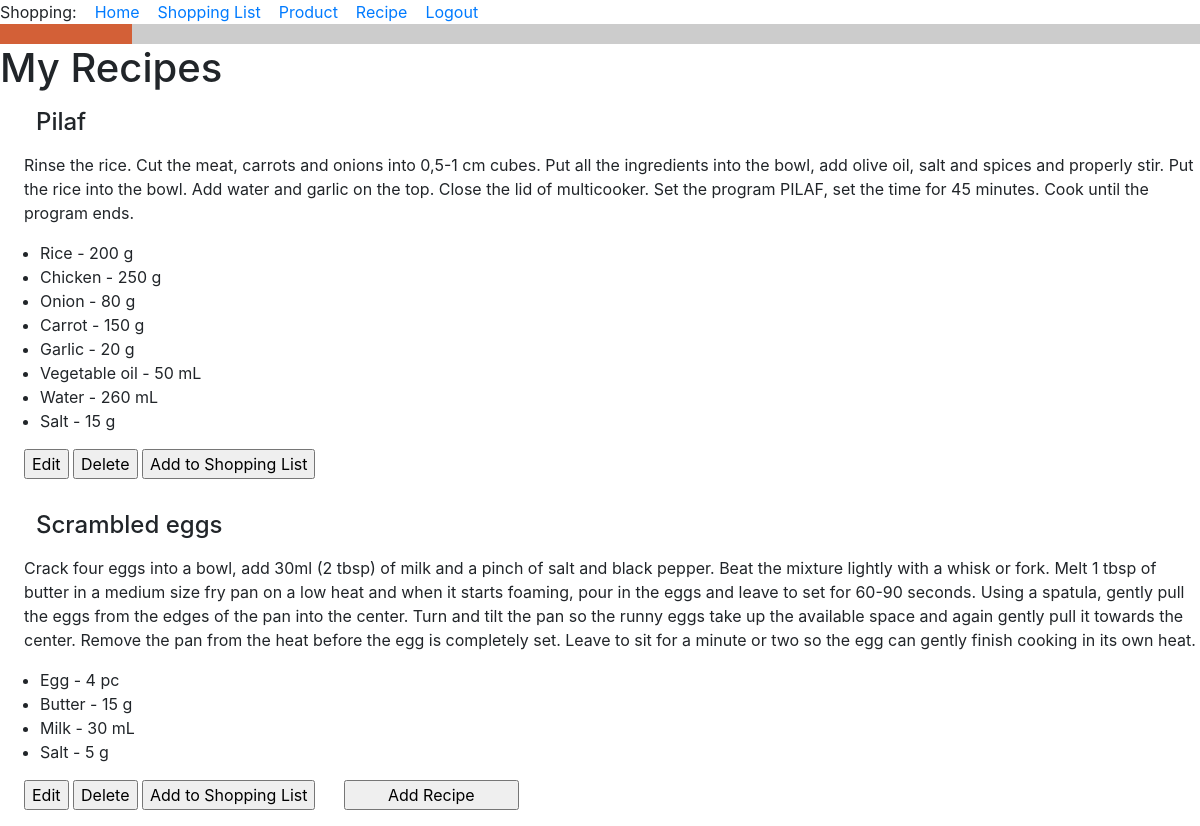
The app's page /my_recipes (signed in) with its own data.
### food_app/models.py (models this page shows, shortened)
class Recipe(db.Model):
    id = db.Column(db.Integer, primary_key=True)
    title = db.Column(db.String(256), index=True, unique=True, nullable=False)
    owner = db.Column(db.ForeignKey('user.id'))
    ingredients = db.relationship('Ingredient', backref='recipe', lazy='dynamic')
    description = db.Column(db.Text)
    def __str__(self):
        return f'{self.title}'.capitalize()

class Ingredient(db.Model):
    id = db.Column(db.Integer, primary_key=True)
    recipe_id = db.Column(db.ForeignKey('recipe.id'))
    product_id = db.Column(db.ForeignKey('product.id'))
    product = db.relationship('Product')
    quantity = db.Column(db.Integer)
    unit_of_measure = db.Column(db.String(120))
    def __str__(self):
        return f'{self.product} - {self.quantity} {self.unit_of_measure}'

class Product(db.Model):
    id = db.Column(db.Integer, primary_key=True)
    title = db.Column(db.String(256), index=True, unique=True, nullable=False)
    type_of_product = db.Column(db.String(120))
    unit_of_measure = db.Column(db.String(120))
    def __str__(self):
        return f'{self.title}'.capitalize()  # Big first letter only.

### food_app/routes.py (the view)
@app.route('/my_recipes', methods=['GET', 'POST'])
@login_required
def my_recipes():
    owner = current_user.id
    my_recipes = Recipe.query.filter_by(owner=owner)
    return render_template(
        'my_recipes.html',
        title='My Recipes',
        owner=owner,
        my_recipes=my_recipes,
    )

### food_app/models.py (called while the page is built)
@login.user_loader
def load_user(id):
    return User.query.get(int(id))

### food_app/templates/my_recipes.html (shortened to what this page needs)
{% extends "base.html" %}
{% block content %}
<h1>My Recipes</h1>
    {% for recipe in my_recipes %}
    <h4><div><p><p style="margin-left:1.5em">{{ recipe }} </p></div></h4>
    <div><p><p style="margin-left:1.5em">{{ recipe.description }}</p></div>
    <div><ul>  {% for ingredient in recipe.ingredients %}
        <li>{{ ingredient }}</li>
        {% endfor %}
    </ul>
    </div>
<head>
</head>
<form action="{{ url_for('edit_recipe', recipe_id=recipe.id) }}">
    <p style="margin-left:1.5em"><input class="button" type="submit" value="Edit"></p>
</form>
<form action="{{ url_for('delete_recipe', recipe_id=recipe.id) }}">
    <input class="button" type="submit" value="Delete">
</form>
<form action="{{ url_for('add_portions', recipe_id=recipe.id) }}">
    <input class="button" type="submit" value="Add to Shopping List">
</form>
{% endfor %}
<form>
<p style="margin-left:1.5em"><input type="button" value="        Add Recipe        " onClick='location.href="add_recipe"'>
</form>
{% endblock %}

### food_app/templates/my_recipes.html (style rules this page uses)
form { display: inline-block; }

### records on screen
Recipe: title "Pilaf", description "Rinse the rice. Cut the meat, carrots and onions into 0,5-1 cm cubes. Put all the ingredients into the bowl, add olive oil, salt and spices and properly stir. Put the rice into the bowl. Add water and garlic on the top. Close the lid of multicooker. Set the program PILAF, set the time for 45 minutes. Cook until the program ends."
Ingredient: quantity+unit_of_measure "Rice - 200 g"
Ingredient: quantity+unit_of_measure "Chicken - 250 g"
Ingredient: quantity+unit_of_measure "Onion - 80 g"
Ingredient: quantity+unit_of_measure "Carrot - 150 g"
Ingredient: quantity+unit_of_measure "Garlic - 20 g"
Ingredient: quantity+unit_of_measure "Vegetable oil - 50 mL"
Ingredient: quantity+unit_of_measure "Water - 260 mL"
Ingredient: quantity+unit_of_measure "Salt - 15 g"
Recipe: title "Scrambled eggs", description "Crack four eggs into a bowl, add 30ml (2 tbsp) of milk and a pinch of salt and black pepper. Beat the mixture lightly with a whisk or fork. Melt 1 tbsp of butter in a medium size fry pan on a low heat and when it starts foaming, pour in the eggs and leave to set for 60-90 seconds. Using a spatula, gently pull the eggs from the edges of the pan into the center. Turn and tilt the pan so the runny eggs take up the available space and again gently pull it towards the center. Remove the pan from the heat before the egg is completely set. Leave to sit for a minute or two so the egg can gently finish cooking in its own heat."
Ingredient: quantity+unit_of_measure "Egg - 4 pc"
Ingredient: quantity+unit_of_measure "Butter - 15 g"
Ingredient: quantity+unit_of_measure "Milk - 30 mL"
Ingredient: quantity+unit_of_measure "Salt - 5 g"
